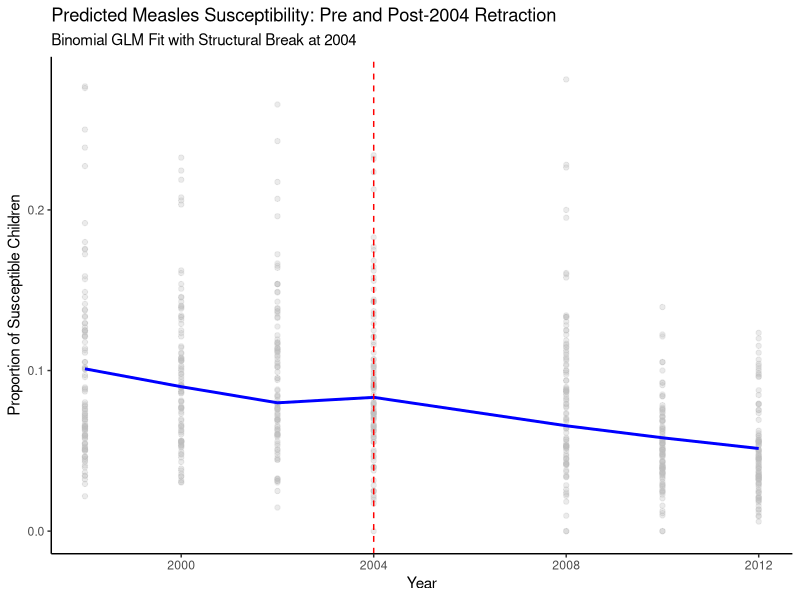

R code for this plot:
## ---- chunk 1
library(tidyverse)
library(broom)
library(knitr)
library(ggplot2)


data <- read.csv('DAProject16.csv')

## ---- chunk 2
data$prop_susceptible <- data$Y / data$N * 100


pre_2004 <- data[data$Year < 2004, ]
post_2004 <- data[data$Year >= 2004, ]

t_test_result <- t.test(pre_2004$prop_susceptible, post_2004$prop_susceptible)
t_test_result
## ---- chunk 3
model1 <- glm(cbind(Y, N - Y) ~ Year, family = binomial, data = data)
summary(model1)
## ---- chunk 4
data$Post2004 <- ifelse(data$Year >= 2004, 1, 0)
model2 <- glm(cbind(Y, N - Y) ~ Year + Post2004, family = binomial, data = data)
summary(model2)
## ---- chunk 5
# Visualization of the predicted probabilities
data$predicted_prob <- predict(model2, type = "response")
ggplot(data, aes(x = Year, y = Y / N)) +
  geom_point(alpha = 0.3, color = "grey") +
  geom_line(aes(x = Year, y = predicted_prob), color = "blue", linewidth = 1) +
  geom_vline(xintercept = 2004, linetype = "dashed", color = "red") +
  labs(title = "Predicted Measles Susceptibility: Pre and Post-2004 Retraction",
       subtitle = "Binomial GLM Fit with Structural Break at 2004", 
       x = "Year", y = "Proportion of Susceptible Children") +
  theme_classic()
